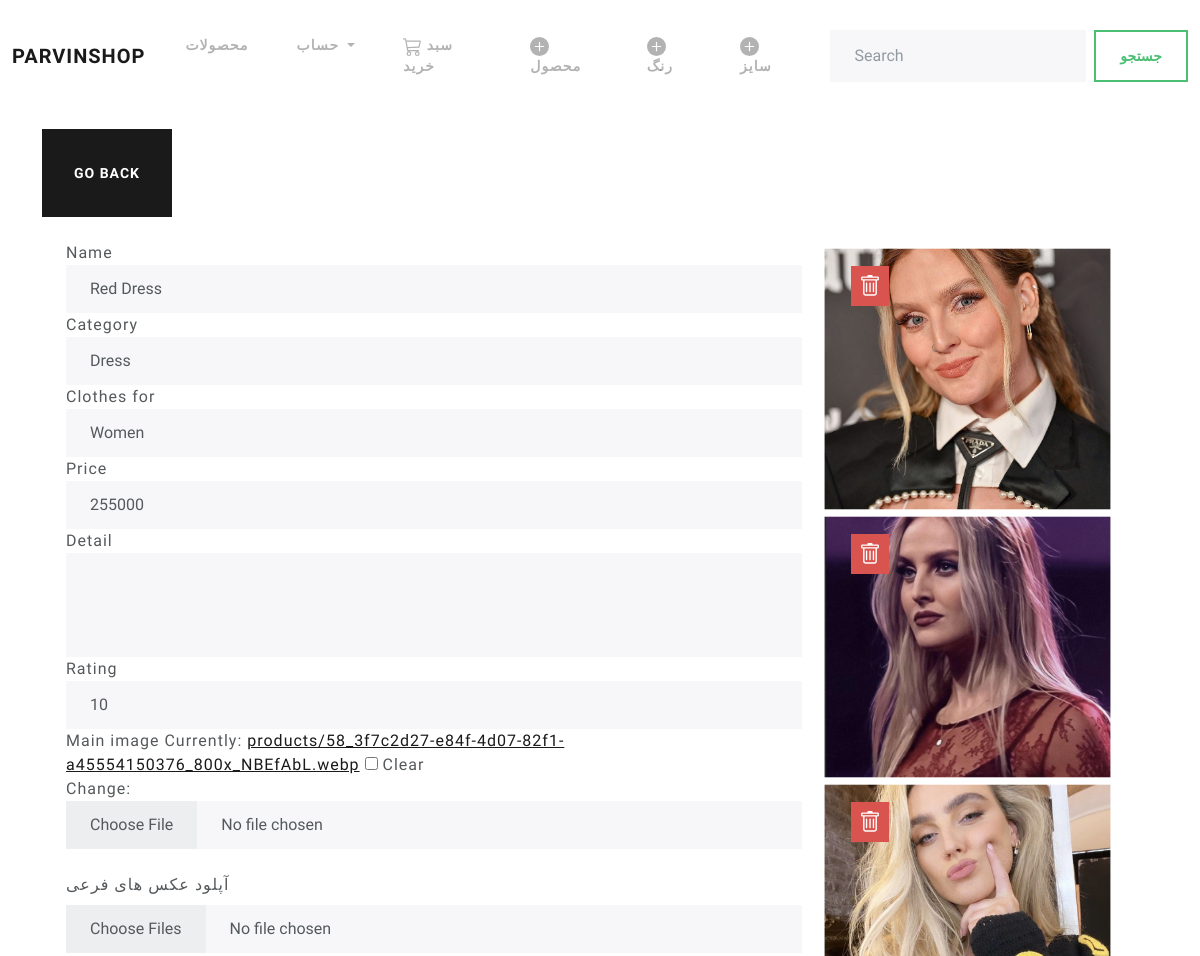
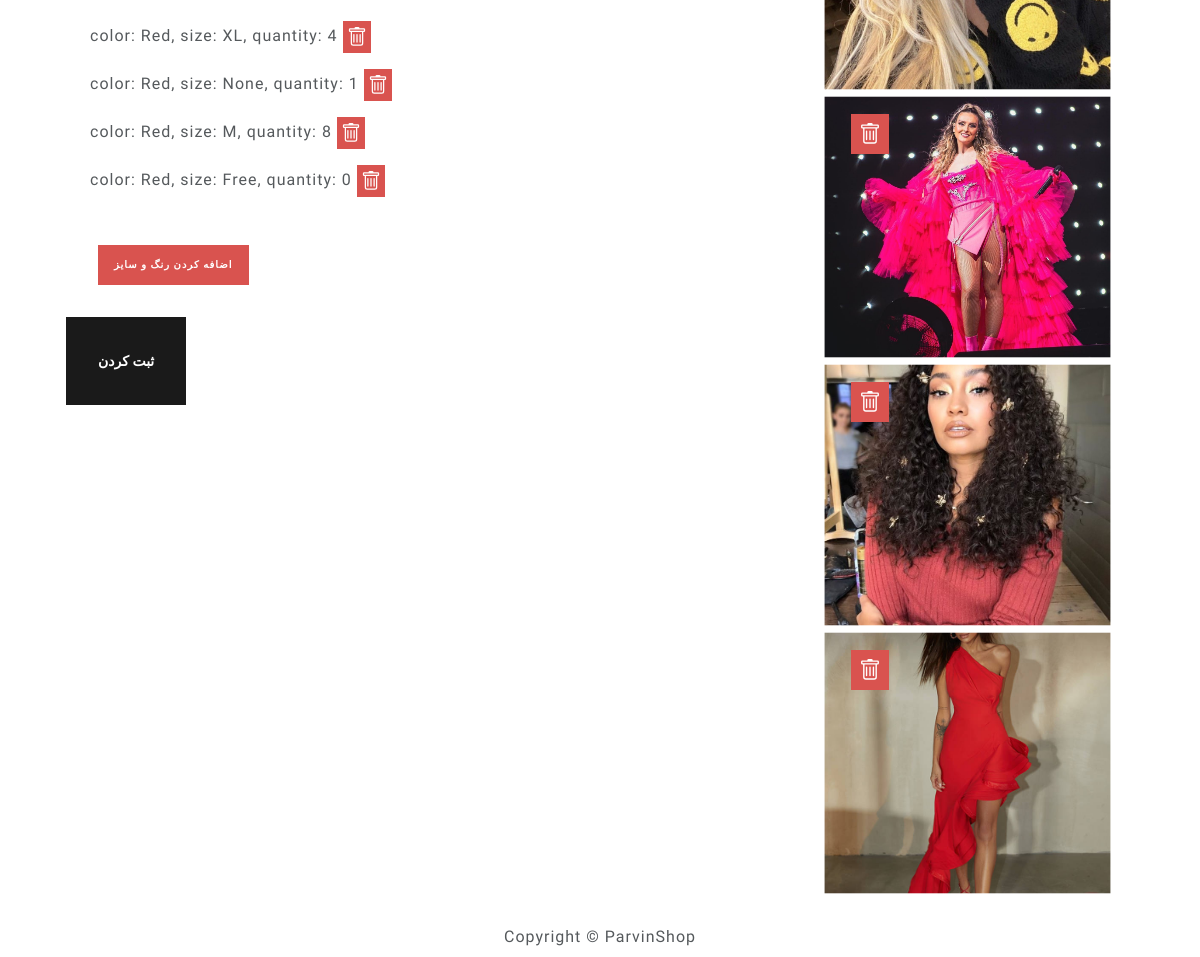
The app's page /editproduct/e3d5406d36114cd5b075f641e1373415/ (signed in) with its own data (2 pictures, top to bottom).
### store/models.py (models this page shows, shortened)
class Product(models.Model):
    genders = [
        ('b', 'Boy'),
        ('g', 'Girl'),
        ('w', 'Women')
    ]
    name = models.CharField(max_length=250)
    category = models.CharField(max_length=250, null=True, blank=True)
    clothes_for = models.CharField(max_length=250, choices=genders, null=True, blank=True)
    price = models.IntegerField()
    detail = models.ManyToManyField('Detail', blank=True)
    rating = models.IntegerField() # make a rating from 1 to 5
    main_image = models.ImageField(null=True, blank=True,
    default='GettyImages_1177471633.jpg', upload_to='products/')
    created = models.DateTimeField(auto_now_add=True)
    id = models.UUIDField(default=uuid.uuid4, unique=True,
                         primary_key=True, editable=False)
    objects = ProductManager()
    class Meta:
        ordering = ['-rating']

class Csqp(models.Model):
    product = models.ForeignKey(Product, on_delete=models.CASCADE)
    qty = models.IntegerField(default=1) # should be positiveinteger
    color = models.ForeignKey('Color', on_delete=models.SET_NULL, null=True)
    size = models.ForeignKey('Size', on_delete=models.SET_NULL, null=True)
    id = models.UUIDField(default=uuid.uuid4, unique=True,
                        primary_key=True, editable=False)

class Color(models.Model):
    name = models.CharField(max_length=250)
    created = models.DateTimeField(auto_now_add=True)
    id = models.UUIDField(default=uuid.uuid4, unique=True,
                         primary_key=True, editable=False)
    objects = ColorManager()
    def __str__(self):
        return str(self.name)

class Size(models.Model):
    name = models.CharField(max_length=250)
    created = models.DateTimeField(auto_now_add=True)
    id = models.UUIDField(default=uuid.uuid4, unique=True,
                         primary_key=True, editable=False)
    objects = SizeManager()
    def __str__(self):
        return str(self.name)

class Image(models.Model):
    product =  models.ForeignKey(Product, on_delete=models.CASCADE)
    image = models.ImageField(null=True, blank=True,
    default='GettyImages_1177471633.jpg', upload_to='products/')
    created = models.DateTimeField(auto_now_add=True)
    id = models.UUIDField(default=uuid.uuid4, unique=True,
                         primary_key=True, editable=False)
    class Meta:
        ordering = ['-created']

### store/views.py (the view, shortened to what this page needs)
# urls.py: path('editproduct/<str:pk>/', views.editProduct, name='editproduct'),
@user_passes_test(lambda u: u.is_staff)
def editProduct(request, pk):
    product = Product.objects.get(id=pk)
    pics = product.image_set.all()
    form = ProductForm(instance=product)
    csqp = product.csqp_set.all()
    csqpform = CsqpForm()
    context = {'form': form, 'page': 'edit', 'images': pics,
     'csqpform': csqpform, 'csqp': csqp}
    return render(request, 'store/product_form.html', context)

### store/forms.py
class ProductForm(ModelForm):
    class Meta:
        model = Product
        fields = '__all__'
    def __init__(self, *args, **kwargs):
        super(ProductForm, self).__init__( *args, **kwargs)
        for name, field in self.fields.items():
            field.widget.attrs.update({'class': 'form-control'})

class CsqpForm(ModelForm):
    class Meta:
        model = Csqp
        fields = '__all__'
        exclude = ['product']
    def __init__(self, *args, **kwargs):
        super(CsqpForm, self).__init__( *args, **kwargs)
        for name, field in self.fields.items():
            field.widget.attrs.update({'class': 'form-control'})

### store/templates/store/product_form.html (shortened to what this page needs)
{% extends 'main.html' %}
{% block content %}
<div class="container">
    <a class="btn btn-primary btn-lg mt-3" href="{{request.GET.next}}">Go back</a>
    <div class="row">
        <form class="form-group m-4" method="POST" enctype="multipart/form-data">
        <div class="row">
            <div class="col col-md-8 justy-content-center">
                {% for field in form %}
                <div class="form__field">
                    <label for="formInput#text">{{field.label}}</label>
                    {{field}}
                </div>
                {% endfor %}
                <br>
                    <label for="formFileMultiple" class="form-label"> آپلود عکس های فرعی</label>
                    <input class="form-control" name="images" type="file" id="formFileMultiple" multiple>
                <div class="m-4">
                    {% for item in csqp %}
                    <p>color: {{item.color}}, size: {{item.size}}, quantity: {{item.qty}} <button type="submit" class="btn btn-danger btn-sm p-1" name="csqpid" value="{{item.id}}">
                    </button></p>
                    {% endfor %}
                    <br>
                    <div class="btn btn-danger btn-sm m-2" id="newsectionbtn">اضافه کردن رنگ و سایز </div>
                </div>
            <button class="btn btn-primary btn-lg" type="submit">ثبت کردن</button>
            </div>
            <div class="col justy-content-center">
                {% for image in images %}
                <div class="card text-bg-dark card-item m-2 w-75" style="text-align: center;">
                    <img src="{{image.image.url}}" class="card-img" alt="...">
                    <div class="card-img-overlay">
                    <h3 class="card-title text-start"><button type="submit" class="btn btn-danger btn-sm p-2" name="imageid" value="{{image.id}}">
                    </button></h3>
                    </div>
                </div>
                {% endfor %}
                </div>
            </div>
        </div>
    </div>
{% endblock %}

### static/styles/app.css (style rules this page uses)
.card-item { height: 260px; width: 400px; }
.card-item > img { height: 100%; width: 106.7%; object-fit: cover; border-radius: inherit; align-self: center; transform: scale(1.01); }

### records on screen
Product: form "Red Dress" "Dress" "Women" "255000" "10"
Csqp: color "Red", size "XL", qty "4"
Csqp: color "Red", size "None", qty "1"
Csqp: color "Red", size "M", qty "8"
Csqp: color "Red", size "Free", qty "0"
Image: image (picture)
Image: image (picture)
Image: image (picture)
Image: image (picture)
Image: image (picture)
Image: image (picture)

### other values on screen
{{ field.label }} "Name" "Category" "Clothes for" "Price" "Detail" "Rating" "Main image"
